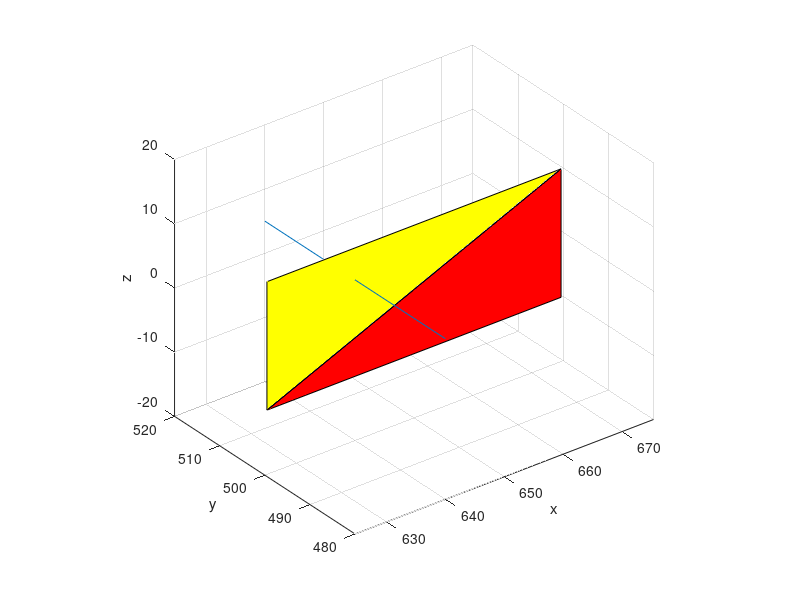

MATLAB code to generate this figure:
close all;
figure;
hold on;
grid on;
axis equal;
view(30, 30)

vertex = [625 500 -10;
          675 500 -10;
          675,500, 10;
          625,500, 10];

indices = [ 0 1 2
            2 3 0];

vector  = [ 640, 480, 5;
            640, 520, 5 ];

%a = vertex(indices(1)+1,:);
%b = vertex(indices(2)+1,:);
%c = vertex(indices(3)+1,:);

a = vertex(indices(4)+1,:);
b = vertex(indices(5)+1,:);
c = vertex(indices(6)+1,:);

ab = b - a;
ac = c - a;

bc = c - b;
ca = a - c;

n = cross(ab,ac);

s = vector(1,:);
e = vector(2,:);

t = -1 * dot(n,s-a) / dot(n,e-s);

if 0 <= t && t <= 1

  p = s + t*(e - s);

  ap = p - a;
  c1 = cross(ab,ap);
  check1 = dot(c1,n);


  bp = p - b;
  c2 = cross(bc,bp);
  check2 = dot(c2,n);

  cp = p - c;
  c3 = cross(ca,cp);
  check3 = dot(c3,n);

  if (check1 > 0 && check2 > 0 && check3 > 0) || (check1 < 0 && check2 < 0 && check3 < 0)
    disp("Collision!!");
  else
    disp("No collision...");
  end
else
    disp("No collision...");
end


%%%%%%%%%%%%%%%%%%%%%%%%%%%%%%%%%%%%%%%%
x = [ vertex(indices(1)+1,1)
      vertex(indices(2)+1,1)
      vertex(indices(3)+1,1) ];

y = [ vertex(indices(1)+1,2)
      vertex(indices(2)+1,2)
      vertex(indices(3)+1,2) ];

z = [ vertex(indices(1)+1,3)
      vertex(indices(2)+1,3)
      vertex(indices(3)+1,3) ];

fill3(x, y, z, 'r');

x = [ vertex(indices(4)+1,1)
      vertex(indices(5)+1,1)
      vertex(indices(6)+1,1) ];

y = [ vertex(indices(4)+1,2)
      vertex(indices(5)+1,2)
      vertex(indices(6)+1,2) ];

z = [ vertex(indices(4)+1,3)
      vertex(indices(5)+1,3)
      vertex(indices(6)+1,3) ];

fill3(x, y, z, 'y');

x = [vector(1,1) vector(2,1)];
y = [vector(1,2) vector(2,2)];
z = [vector(1,3) vector(2,3)];

plot3(x,y,z);

xlabel("x");
ylabel("y");
zlabel("z");
grid on;
